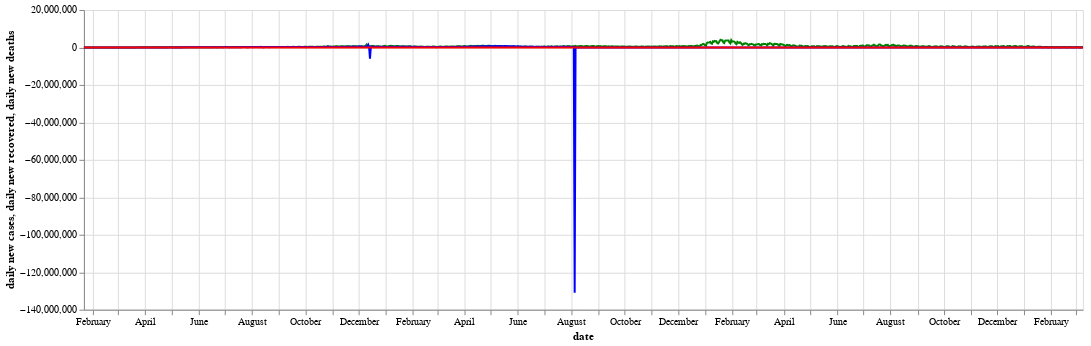

Write notebook code for a chart like this one.
### Code cell
#Plot Altair 4: Global time series chart for daily new cases, recovered, and deaths - version 1 (Im not using this at my webapp)
import altair as alt
from vega_datasets import data

source = timeseries_final

base = alt.Chart(source).encode(x='date:T')
base = alt.Chart(source).encode(
        alt.X('date:T'), tooltip=['yearmonthdate(date)','daily new cases', 'daily new recovered', 'daily new deaths']
)

line1 =  base.mark_line(color='green').encode(
    y='daily new cases:Q'
)

line2=  base.mark_line(color='blue').encode(
    y='daily new recovered:Q'
)
line3=  base.mark_line(color='red').encode(
    y='daily new deaths:Q'
)
chart = (line1 + line2 + line3).properties(width=1000)
chart

### Figure 1 — Vega-Lite specification as saved in the notebook (floating-point values rounded to 4 significant figures; data arrays with more than 128 entries replaced by an {"elided": "..."} marker saying what was removed)
{"config": {"view": {"continuousWidth": 300, "continuousHeight": 300}}, "layer": [{"mark": {"type": "line", "color": "green"}, "encoding": {"tooltip": [{"field": "date", "timeUnit": "yearmonthdate", "type": "temporal"}, {"field": "daily new cases", "type": "quantitative"}, {"field": "daily new recovered", "type": "quantitative"}, {"field": "daily new deaths", "type": "quantitative"}], "x": {"field": "date", "type": "temporal"}, "y": {"field": "daily new cases", "type": "quantitative"}}}, {"mark": {"type": "line", "color": "blue"}, "encoding": {"tooltip": [{"field": "date", "timeUnit": "yearmonthdate", "type": "temporal"}, {"field": "daily new cases", "type": "quantitative"}, {"field": "daily new recovered", "type": "quantitative"}, {"field": "daily new deaths", "type": "quantitative"}], "x": {"field": "date", "type": "temporal"}, "y": {"field": "daily new recovered", "type": "quantitative"}}}, {"mark": {"type": "line", "color": "red"}, "encoding": {"tooltip": [{"field": "date", "timeUnit": "yearmonthdate", "type": "temporal"}, {"field": "daily new cases", "type": "quantitative"}, {"field": "daily new recovered", "type": "quantitative"}, {"field": "daily new deaths", "type": "quantitative"}], "x": {"field": "date", "type": "temporal"}, "y": {"field": "daily new deaths", "type": "quantitative"}}}], "data": {"name": "data-ee39b06071fc8f47d5c1a77ae95bd1a4"}, "width": 1000, "$schema": "https://vega.github.io/schema/vega-lite/v5.16.3.json", "datasets": {"data-ee39b06071fc8f47d5c1a77ae95bd1a4": {"elided": "1143 records"}}}
